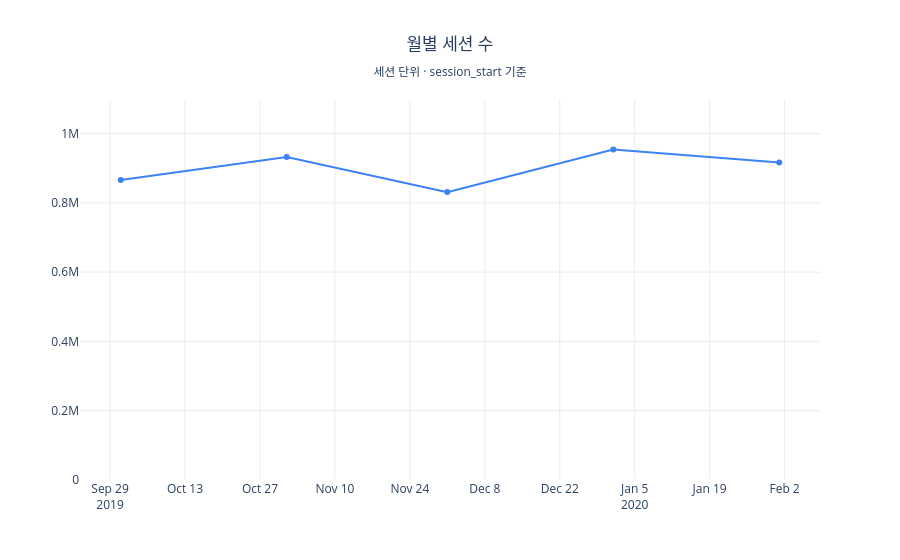

Notebook cell for this chart:
### Code cell
y = monthly_sessions['세션수']
fig = go.Figure(go.Scatter(x=monthly_sessions['월'], y=y, mode='lines+markers', line=dict(color='#3B82F6')))
fig.update_layout(
    title=dict(text='월별 세션 수<br><sub>세션 단위 · session_start 기준</sub>', x=0.5, xanchor='center'),
    plot_bgcolor='white', xaxis=dict(gridcolor='#ececec'), yaxis=dict(gridcolor='#ececec', range=[0, y.max() * 1.15]),
)
fig.show()

### Figure 1 — Plotly figure (JSON) as saved in the notebook; plotly's stock layout.template omitted (floating-point values rounded to 4 significant figures)
{"data": [{"line": {"color": "#3B82F6"}, "mode": "lines+markers", "type": "scatter", "x": ["2019-10", "2019-11", "2019-12", "2020-01", "2020-02"], "y": [865774, 932387, 831007, 953829, 916482]}], "layout": {"plot_bgcolor": "white", "title": {"text": "월별 세션 수<br><sub>세션 단위 · session_start 기준</sub>", "x": 0.5, "xanchor": "center"}, "xaxis": {"gridcolor": "#ececec"}, "yaxis": {"gridcolor": "#ececec", "range": [0, 1097000.0]}}}
